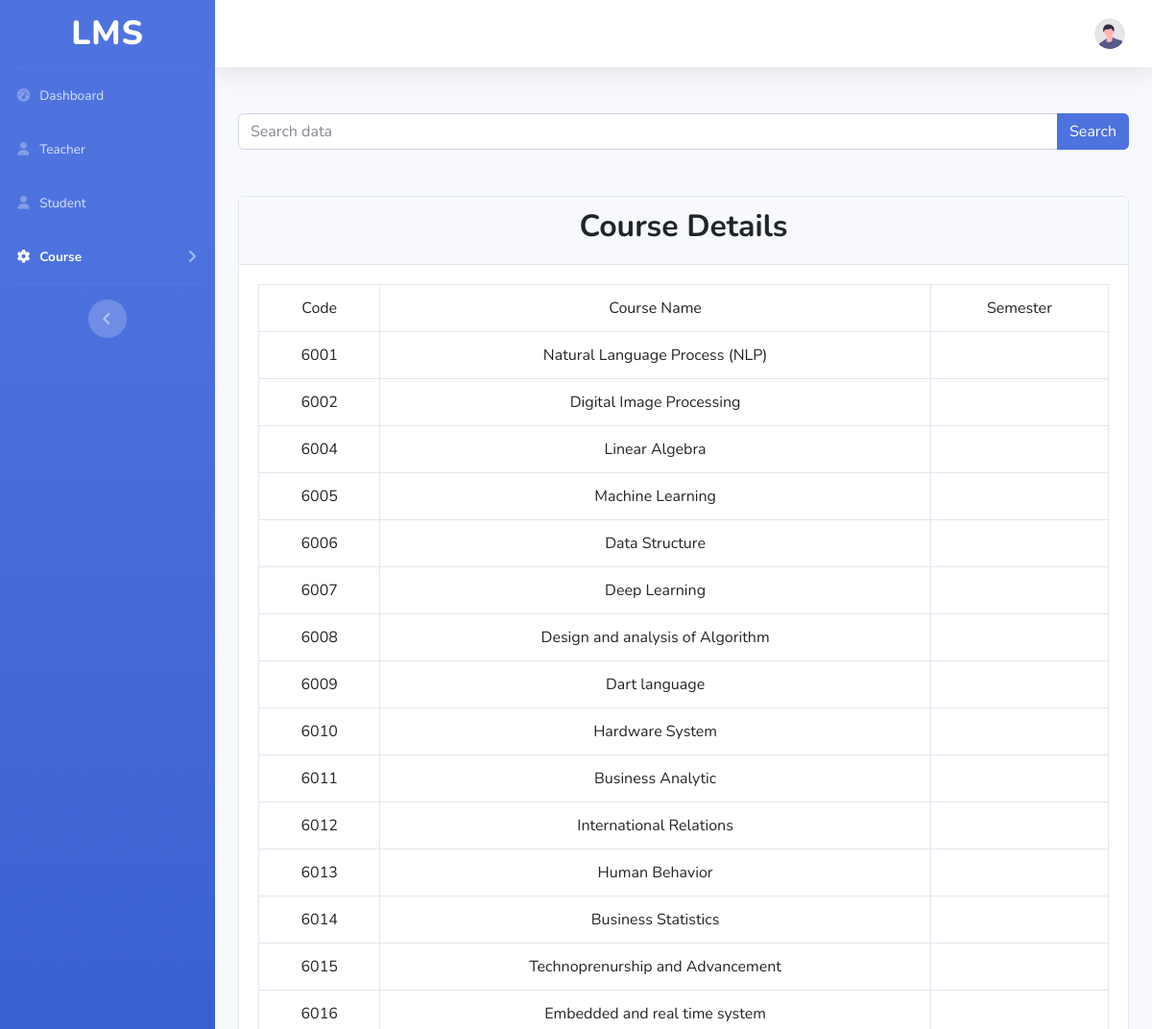
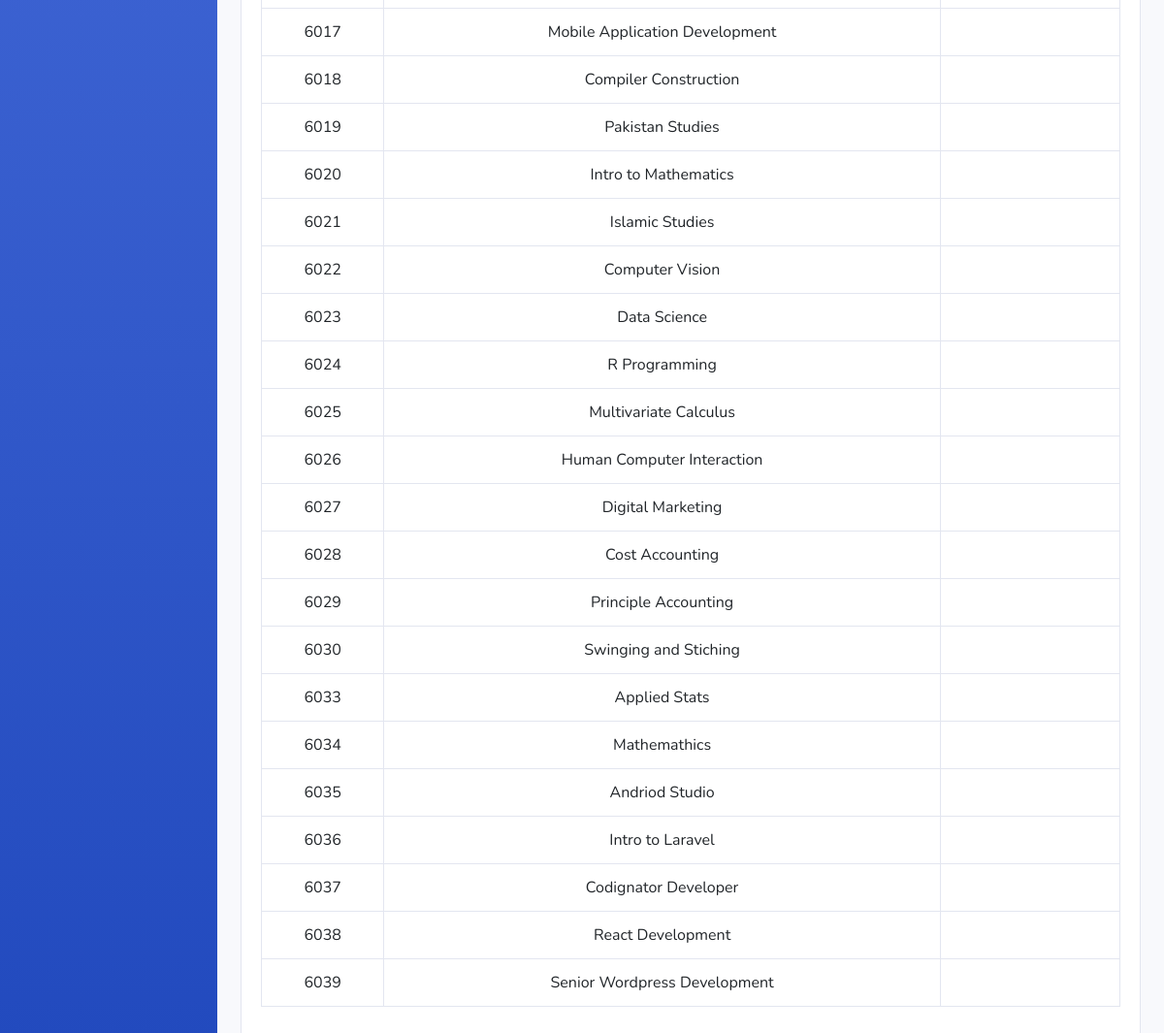
Page /Admin/semester_wise_course.php on the committed database (2 pictures, top to bottom).
### tables this page shows
CREATE TABLE `course` (
  `course_id` int NOT NULL,
  `smr_id` int NOT NULL,
  `code` int NOT NULL,
  `name` varchar(255) NOT NULL,
  `credit_hour` int NOT NULL,
  `semester` varchar(20) DEFAULT NULL,
  `Status` varchar(10) DEFAULT '0'
);

### Admin/semester_wise_course.php (the view, shortened to what this page needs)
<?php
$connect = mysqli_connect('localhost', 'root', '', 'lms');
?>
<!DOCTYPE html>
<html lang="en">
<head>
    <link rel="stylesheet" href="https://cdnjs.cloudflare.com/ajax/libs/font-awesome/5.7.1/css/all.min.css">
    <link href="https://cdn.jsdelivr.net/npm/bootstrap@5.3.0-alpha1/dist/css/bootstrap.min.css" rel="stylesheet">
    <link rel="stylesheet" href="https://cdnjs.cloudflare.com/ajax/libs/font-awesome/5.7.1/css/all.min.css">
    <link href="../vendor/fontawesome-free/css/all.min.css" rel="stylesheet" type="text/css">
    <link href="../css/sb-admin-2.min.css" rel="stylesheet">
</head>
<body id="page-top">
    <div id="wrapper">
        <ul class="navbar-nav bg-gradient-primary sidebar sidebar-dark accordion" id="accordionSidebar">
            <a class="sidebar-brand d-flex align-items-center justify-content-center" href="index.html">
                <div class="sidebar-brand-text mx-3">LMS</div>
            </a>
            <hr class="sidebar-divider my-0">
            <li class="nav-item">
                <a class="nav-link" href="/LMSDashboard/Admin/index.php">
                    <i class="fas fa-fw fa-tachometer-alt"></i>
                    <span>Dashboard</span></a>
            </li>
            <li class="nav-item">
                <a class="nav-link" href="/LMSDashboard/Admin/teacherinfo.php">
                    <i class="fas fa-fw fa-light fa-user"></i>
                    <span>Teacher</span></a>
            </li>
            <li class="nav-item">
                <a class="nav-link" href="/LMSDashboard/Admin/studentinfo.php">
                    <i class="fas fa-fw fa-light fa-user"></i>
                    <span>Student</span></a>
            </li>
            <li class="nav-item active">
                <a class="nav-link collapsed" href="#" data-toggle="collapse" data-target="#collapseTwo" aria-expanded="true" aria-controls="collapseTwo">
                    <i class="fas fa-fw fa-cog"></i>
                    <span>Course</span>
                </a>
            </li>
            <hr class="sidebar-divider d-none d-md-block">
            <div class="text-center d-none d-md-inline">
                <button class="rounded-circle border-0" id="sidebarToggle"></button>
            </div>
        </ul>
        <div id="content-wrapper" class="d-flex flex-column">
            <div id="content">
                <nav class="navbar navbar-expand navbar-light bg-white topbar mb-4 static-top shadow">
                    <ul class="navbar-nav ml-auto">
                        <li class="nav-item dropdown no-arrow">
                            <a class="nav-link dropdown-toggle" href="#" id="userDropdown" role="button" data-toggle="dropdown" aria-haspopup="true" aria-expanded="false">
                                <img class="img-profile rounded-circle" src="../img/undraw_profile.svg">
                            </a>
                        </li>
                    </ul>
                </nav>
                <div class="container-fluid">
                    <div class="row mt-5">
                        <div class="col">
                            <form action="" method="GET">
                                <div class="input-group mb-3">
                                    <input type="text" name="search" required value="<?php if (isset($_GET['value'])) {
                                                                echo $_GET['value'];
                                                            } ?>" class="form-control" placeholder="Search data">
                                    <button type="submit" class="btn btn-primary">Search</button>
                                </div>
                            </form>
                            <div class="card mt-5">
                                <div class="card-header">
                                    <h2 class="display-8 text-center font-weight-bolder">Course Details</h2>
                                </div>
                                <div class="card-body">
                                    <div class="table-responsive">
                                        <table class="table table-bordered text-center">
                                            <tr class="bg-primary text-white">
                                                <td>Code</td>
                                                <td>Course Name</td>
                                                <td>Semester</td>
                                            </tr>
                                            <tr>
                                                <?php
                                                $cquery= "Select * from course";
                                                $cresult = mysqli_query($connect, $cquery);
                                                while ($row = mysqli_fetch_assoc($cresult)) {
                                                ?>
                                                    <td><?php echo $row['code'] ?></td>
                                                    <td><?php echo $row['name'] ?></td>
                                                    <td><?php echo $row['SemesterName'] ?></td>
                                            </tr>
                                        <?php
                                                }
                                        ?>
                                        </table>
                                    </div>
                                </div>
                            </div>
                        </div>
                    </div>
                </div>
</body>
</html>

### Admin/semester_wise_course.php (style rules this page uses)
.sidebar-brand-text { font-size: 35px; }

### rows in the picture
course: code "6001", name "Natural Language Process (NLP)"
course: code "6002", name "Digital Image Processing"
course: code "6004", name "Linear Algebra"
course: code "6005", name "Machine Learning"
course: code "6006", name "Data Structure"
course: code "6007", name "Deep Learning"
course: code "6008", name "Design and analysis of Algorithm"
course: code "6009", name "Dart language"
course: code "6010", name "Hardware System"
course: code "6011", name "Business Analytic"
course: code "6012", name "International Relations"
course: code "6013", name "Human Behavior"
course: code "6014", name "Business Statistics"
course: code "6015", name "Technoprenurship and Advancement"
course: code "6016", name "Embedded and real time system"
course: code "6017", name "Mobile Application Development"
course: code "6018", name "Compiler Construction"
course: code "6019", name "Pakistan Studies"
course: code "6020", name "Intro to Mathematics"
course: code "6021", name "Islamic Studies"
course: code "6022", name "Computer Vision"
course: code "6023", name "Data Science"
course: code "6024", name "R Programming"
course: code "6025", name "Multivariate Calculus"
course: code "6026", name "Human Computer Interaction"
course: code "6027", name "Digital Marketing"
course: code "6028", name "Cost Accounting"
course: code "6029", name "Principle Accounting"
course: code "6030", name "Swinging and Stiching"
course: code "6033", name "Applied Stats"
course: code "6034", name "Mathemathics"
course: code "6035", name "Andriod Studio"
course: code "6036", name "Intro to Laravel"
course: code "6037", name "Codignator Developer"
course: code "6038", name "React Development"
course: code "6039", name "Senior Wordpress Development"
